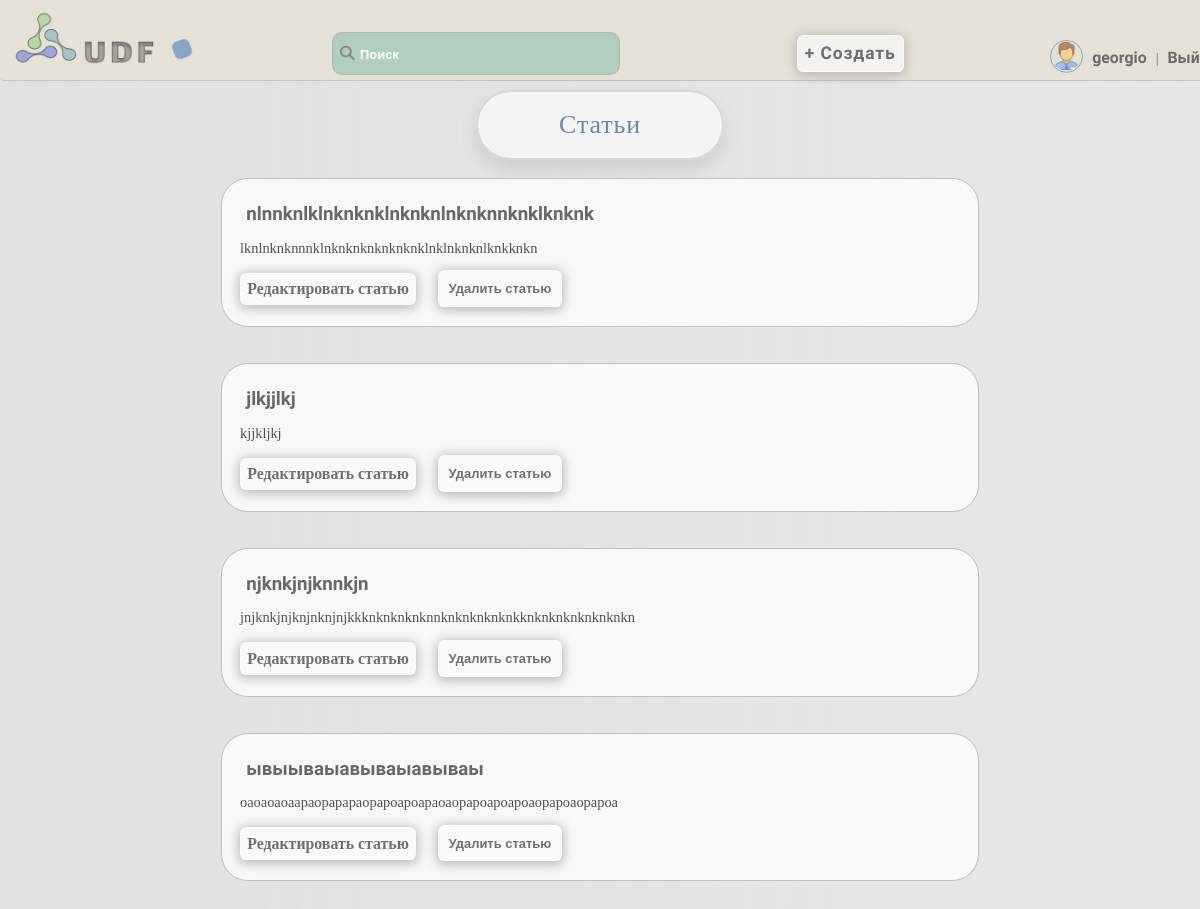
The page /user/1/articles/ (signed in) on the database as committed earlier.
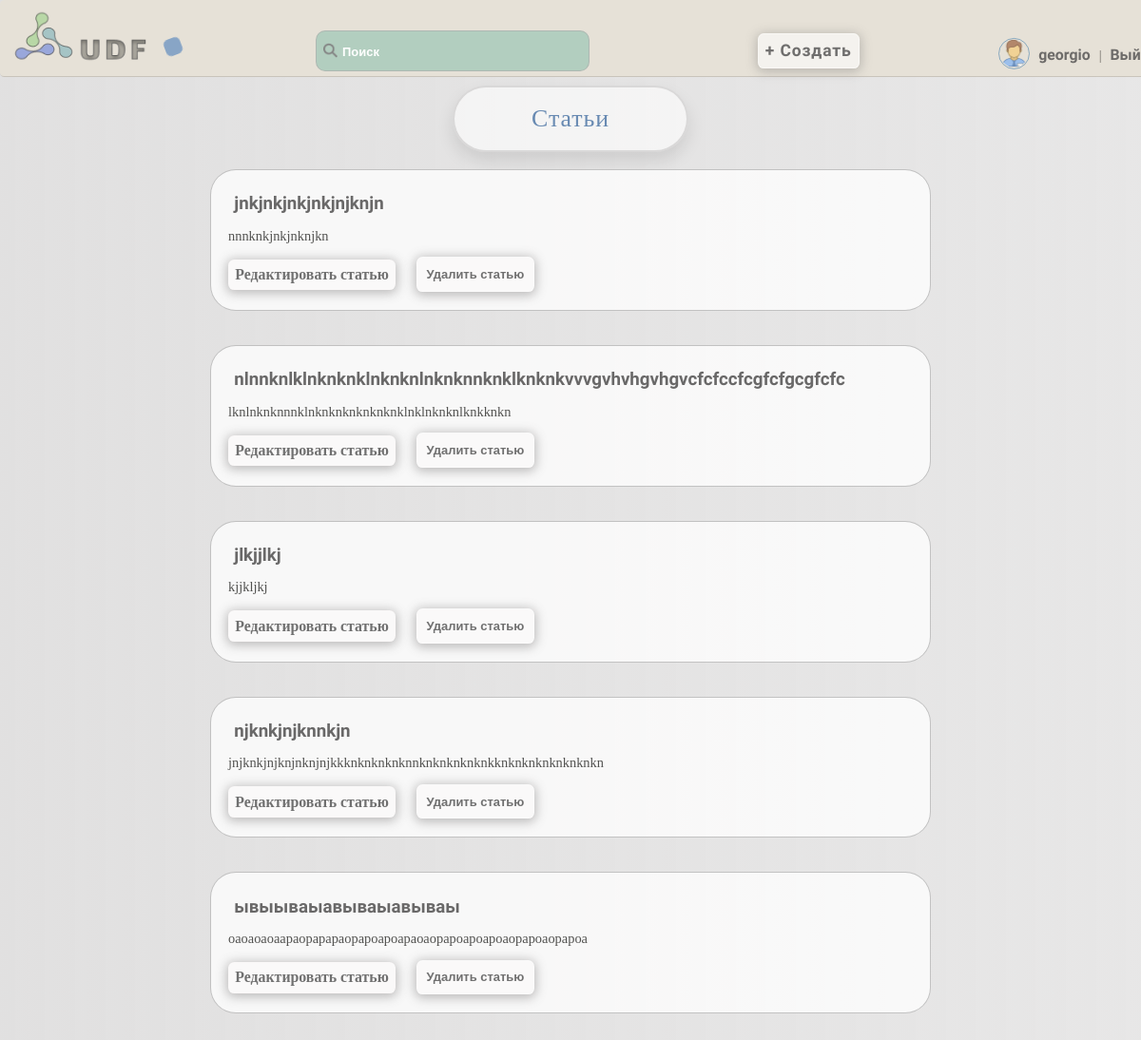
The same page on the database as committed later.
### articles/models.py (models this page shows, shortened)
class Article(models.Model):
    title = models.CharField(max_length=255, verbose_name='Заголовок')
    content = models.TextField(verbose_name='Контент')
    author = models.ForeignKey(settings.AUTH_USER_MODEL, on_delete=models.CASCADE)
    created_at = models.DateTimeField(auto_now_add=True, verbose_name='Дата')
    photo = models.ImageField(upload_to='photo', blank=True, verbose_name='Изображение')
    likes = models.ManyToManyField(settings.AUTH_USER_MODEL, related_name='liked_articles')
    dislikes = models.ManyToManyField(settings.AUTH_USER_MODEL, related_name='disliked_articles')
    category = models.ForeignKey('Category', on_delete=models.PROTECT, verbose_name="Категория")

### articles/views.py (the view)
# urls.py: path('user/<int:user_id>/articles/', user_articles, name='user_articles'),
@login_required()
def user_articles(request, user_id):
    user = get_object_or_404(User, id=user_id)
    articles = Article.objects.filter(author=user).order_by('-created_at')
    return render(request, 'articles/user_articles.html', {'user': user, 'articles': articles})

### articles/templates/articles/user_articles.html (shortened to what this page needs)
{% extends 'core/base.html' %}
{% block content %}
<h1>Статьи</h1>
{% for article in articles %}
    <div class="articles-user">
      <h3>{{ article.title }}</h3>
      <p>{{ article.content|safe|truncatewords:50|linebreaks }}</p>
      {% if user.is_authenticated and user == article.author %}
        <div class="article-actions">
          <a href="{% url 'edit_article' article_id=article.pk %}" style="display: inline-block; margin-right: 20px;">Редактировать статью</a>
          <form method="post" action="{% url 'delete_article' pk=article.pk %}" style="display: inline-block;">
            <button type="submit" onclick="return confirm('Вы уверены, что хотите удалить эту статью?')">Удалить статью</button>
          </form>
        </div>
      {% endif %}
    </div>
  {% endfor %}
{% endblock %}

Rows that differ between the two databases and show on the page:
added Article: title "jnkjnkjnkjnkjnjknjn", content "nnnknkjnkjnknjkn", shows "Редактировать статью"
changed Article "lknlnknknnnklnknknknknknknklnklnknknlknkknkn": title "nlnnknlklnknknklnknknlnknknnknklknknk" → "nlnnknlklnknknklnknknlnknknnknklknknkvvvgvhvhgvhgvcfcfccfcgfcfgcgfcfc"
